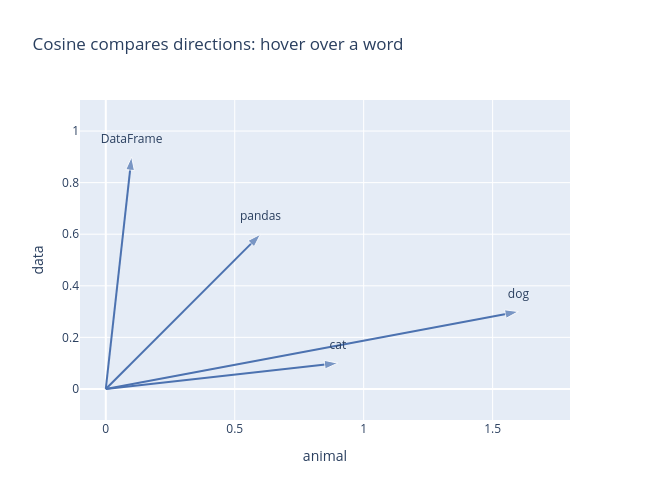

This figure's notebook cell:
### Markdown cell above
<div style="text-align: justify; max-width: 90ch">

The same vectors as arrows from the origin, drawn with [`plotly`](https://plotly.com/python/), a library for **interactive** charts:
hover over a word to see its cosine with each other word, the angle between their arrows, and their Euclidean distance. `go.Figure` starts an empty chart;
`add_annotation` draws one arrow, `add_trace` the points with their hover text.

</div>

### Code cell
def hover_text(word):
    """What the mouse shows over one word: its vector, then how it compares to the others."""
    a = toy.loc[word].to_numpy()
    rows = [f"<b>{word}</b>: vector ({a[0]}, {a[1]}), length {np.linalg.norm(a):.2f}"]
    for other in toy.index.drop(word):
        b = toy.loc[other].to_numpy()
        similarity = cosine(a, b)
        angle = np.degrees(
            np.arccos(min(similarity, 1.0))
        )  # rounding can give 1.0000001
        rows.append(
            f"{other}: cosine {similarity:.2f}, angle {angle:.0f}°, distance {np.linalg.norm(a - b):.2f}"
        )
    return "<br>".join(rows)


fig = go.Figure()
for word, (x, y) in toy.iterrows():  # one arrow per word, from the origin to its vector
    fig.add_trace(
        go.Scatter(
            x=[0, x],
            y=[0, y],
            mode="lines+markers",
            line={"color": "#4c72b0", "width": 2},
            marker={"symbol": "arrow", "size": [0, 14], "angleref": "previous"},
            hoverinfo="skip",
        )
    )
fig.add_trace(  # the word labels, which carry the hover text
    go.Scatter(
        x=toy["animal"],
        y=toy["data"],
        mode="markers+text",
        text=toy.index,
        textposition="top center",
        marker={"size": 16, "color": "rgba(0, 0, 0, 0)"},
        hovertext=[hover_text(word) for word in toy.index],
        hoverinfo="text",
    )
)
fig.update_layout(
    title="Cosine compares directions: hover over a word",
    xaxis={"title": "animal", "range": [-0.1, 1.8]},
    yaxis={"title": "data", "range": [-0.1, 1.1]},
    width=650,
    height=500,
    showlegend=False,
)
fig.update_yaxes(scaleanchor="x")  # same scale on both axes, so the angles are true
fig.show()

### Figure 1 — Plotly figure (JSON) as saved in the notebook; plotly's stock layout.template omitted (floating-point values rounded to 4 significant figures)
{"data": [{"hoverinfo": "skip", "line": {"color": "#4c72b0", "width": 2}, "marker": {"angleref": "previous", "size": [0, 14], "symbol": "arrow"}, "mode": "lines+markers", "type": "scatter", "x": [0, 0.9], "y": [0, 0.1]}, {"hoverinfo": "skip", "line": {"color": "#4c72b0", "width": 2}, "marker": {"angleref": "previous", "size": [0, 14], "symbol": "arrow"}, "mode": "lines+markers", "type": "scatter", "x": [0, 1.6], "y": [0, 0.3]}, {"hoverinfo": "skip", "line": {"color": "#4c72b0", "width": 2}, "marker": {"angleref": "previous", "size": [0, 14], "symbol": "arrow"}, "mode": "lines+markers", "type": "scatter", "x": [0, 0.6], "y": [0, 0.6]}, {"hoverinfo": "skip", "line": {"color": "#4c72b0", "width": 2}, "marker": {"angleref": "previous", "size": [0, 14], "symbol": "arrow"}, "mode": "lines+markers", "type": "scatter", "x": [0, 0.1], "y": [0, 0.9]}, {"hoverinfo": "text", "hovertext": ["<b>cat</b>: vector (0.9, 0.1), length 0.91<br>dog: cosine 1.00, angle 4°, distance 0.73<br>pandas: cosine 0.78, angle 39°, distance 0.58<br>DataFrame: cosine 0.22, angle 77°, distance 1.13", "<b>dog</b>: vector (1.6, 0.3), length 1.63<br>cat: cosine 1.00, angle 4°, distance 0.73<br>pandas: cosine 0.83, angle 34°, distance 1.04<br>DataFrame: cosine 0.29, angle 73°, distance 1.62", "<b>pandas</b>: vector (0.6, 0.6), length 0.85<br>cat: cosine 0.78, angle 39°, distance 0.58<br>dog: cosine 0.83, angle 34°, distance 1.04<br>DataFrame: cosine 0.78, angle 39°, distance 0.58", "<b>DataFrame</b>: vector (0.1, 0.9), length 0.91<br>cat: cosine 0.22, angle 77°, distance 1.13<br>dog: cosine 0.29, angle 73°, distance 1.62<br>pandas: cosine 0.78, angle 39°, distance 0.58"], "marker": {"color": "rgba(0, 0, 0, 0)", "size": 16}, "mode": "markers+text", "text": ["cat", "dog", "pandas", "DataFrame"], "textposition": "top center", "type": "scatter", "x": [0.9, 1.6, 0.6, 0.1], "y": [0.1, 0.3, 0.6, 0.9]}], "layout": {"height": 500, "showlegend": false, "title": {"text": "Cosine compares directions: hover over a word"}, "width": 650, "xaxis": {"range": [-0.1, 1.8], "title": {"text": "animal"}}, "yaxis": {"range": [-0.1, 1.1], "scaleanchor": "x", "title": {"text": "data"}}}}
